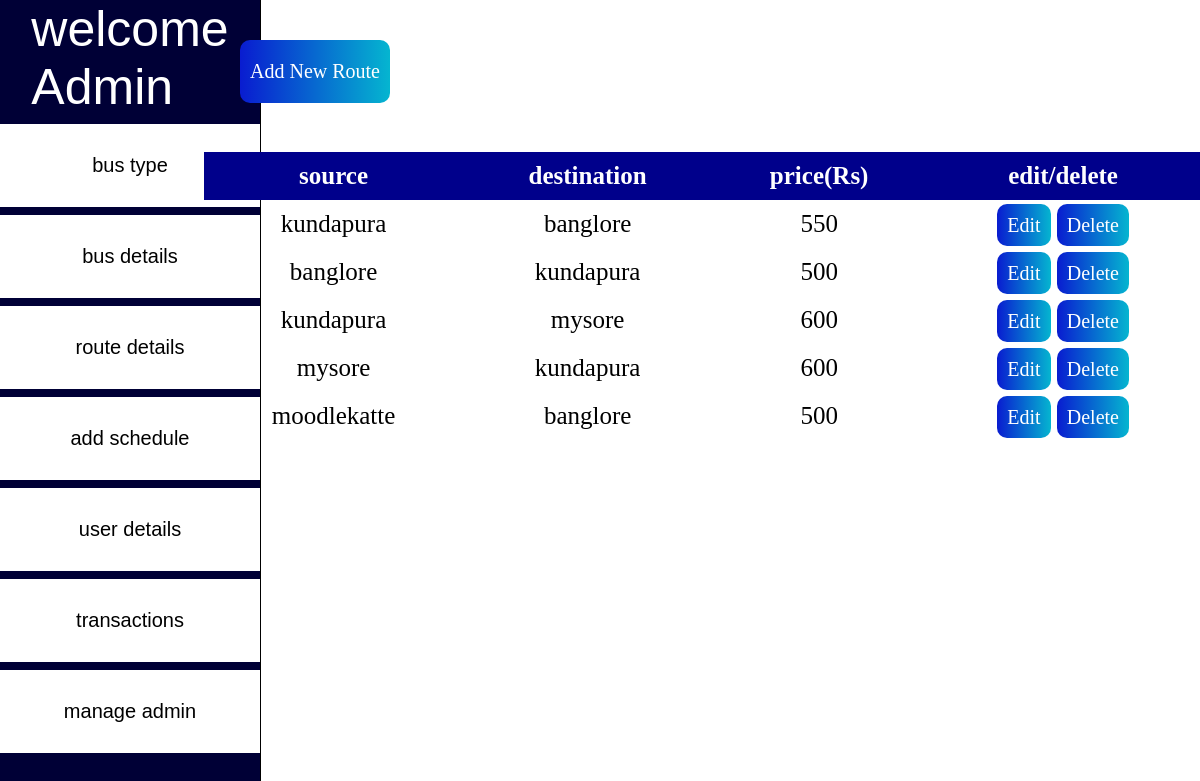
Screenshot of /main/admin_route_details.php with the database file from the repository.
### tables this page shows
CREATE TABLE `route_details` (
  `route_id` int(11) NOT NULL,
  `source` varchar(20) NOT NULL,
  `destination` varchar(20) NOT NULL,
  `r_price` int(11) NOT NULL
);

### main/admin_route_details.php (the view, shortened to what this page needs)
<!DOCTYPE html>
<html lang="en">
<head>
    <link rel="stylesheet" href="adminStyle.css">
    <?php include "db_connect.php";
        include "admin_navbar.php";
    ?>
</head>
<body>
    <div class='data_disp'>
        <a class="btn add-btn" role="button" href="add_route.php">Add New Route</a>
        <br><br>
        <table>
            <thead>
            <tr>
                <th>source</th>
                <th>destination</th>
                <th>price(Rs)</th>
                <th>edit/delete</th>
            </tr>
            </thead>
            <tbody>
                <?php
                    $sql="select route_id,source,destination,r_price from route_details";
                    $result=$conn->query($sql);
                    while($row=$result->fetch_assoc()){
                        echo "
                <tr>
                    <td>$row[source]</td>
                    <td>$row[destination]</td>
                    <td>$row[r_price]</td>
                    <td>
                        <a class='btn' href='edit_route.php?route_Id=$row[route_id]'>Edit</a>
                        <a class='btn' name='delete-route' href='admin_route_delete.php?route_Id=$row[route_id]';>Delete</a>
                    </td>
                </tr>
                        ";
                    }
                ?>
            </tbody>
        </table>
    </div>
</body>
</html>

### main/adminStyle.css (style rules this page uses)
* { padding: 0; margin: 0; }
body { width:100%; }
table { position: absolute; border-collapse:collapse; width:83%; top: 19%; right: 0; font-size:25px; }
th, td { padding: 10px; text-align: center; }
thead { background-color: darkblue; color: white; }
.btn { background: linear-gradient(to right, #091cd0, #05b5d0); width: 150px; font-size: 20px; color: #fff; border-radius: 10px; padding: 10px; }
.add-btn { position: absolute; top: 5%; left: 20%; padding: 20px 0px; text-align: center; }
a { text-decoration: none; }

### rows the page displays
route_details: source "kundapura", destination "banglore", r_price "550"
route_details: source "banglore", destination "kundapura", r_price "500"
route_details: source "kundapura", destination "mysore", r_price "600"
route_details: source "mysore", destination "kundapura", r_price "600"
route_details: source "moodlekatte", destination "banglore", r_price "500"
